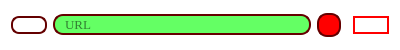
<?xml version="1.0" encoding="UTF-8"?>
<ui version="4.0">
 <class>Form</class>
 <widget class="QWidget" name="Form">
  <property name="geometry">
   <rect>
    <x>0</x>
    <y>0</y>
    <width>400</width>
    <height>50</height>
   </rect>
  </property>
  <property name="windowTitle">
   <string>Form</string>
  </property>
  <property name="styleSheet">
   <string notr="true">background-color: transparent;</string>
  </property>
  <layout class="QHBoxLayout" name="horizontalLayout">
   <item>
    <widget class="QPushButton" name="pushButton">
     <property name="styleSheet">
      <string notr="true">QPushButton {
    border: 2px solid rgb(100,0,0);
    border-radius: 8px;
    background-color: qlineargradient(x1: 0, y1: 0, x2: 1, y2: 0,
                                      stop: 0 #00aaff, stop: 1 rgb(100,255,100));
}

QPushButton:pressed {
    background-color: qlineargradient(x1: 0, y1: 0, x2: 1, y2: 0,
                                      stop: 0 rgb(100,255,100), stop: 1 #00aaff);
}</string>
     </property>
     <property name="text">
      <string/>
     </property>
    </widget>
   </item>
   <item>
    <widget class="QLineEdit" name="lineEdit">
     <property name="font">
      <font>
       <family>Times New Roman</family>
       <pointsize>10</pointsize>
      </font>
     </property>
     <property name="styleSheet">
      <string notr="true">QLineEdit {
    border: 2px solid rgb(100,0,0);
    border-radius: 10px;
    padding: 0 8px;
    background-color: rgb(100,255,100);
    selection-background-color: darkgrey;
}</string>
     </property>
     <property name="text">
      <string/>
     </property>
     <property name="placeholderText">
      <string>URL</string>
     </property>
    </widget>
   </item>
   <item>
    <widget class="QCheckBox" name="checkBox">
     <property name="styleSheet">
      <string notr="true">QCheckBox::indicator {
	width: 20px;
	height: 20px;
    background-color: red;
    border-radius: 10px;
	border: 2px solid rgb(100,0,0);
}
QCheckBox::indicator:checked {
    background-color: qradialgradient(spread:pad, 
                            cx:0.5,
                            cy:0.5,
                            radius:0.9,
                            fx:0.5,
                            fy:0.5,
                            stop:0 rgba(0, 255, 0, 255), 
                            stop:1 rgba(0, 64, 0, 255));
}</string>
     </property>
     <property name="text">
      <string/>
     </property>
    </widget>
   </item>
   <item>
    <widget class="QPushButton" name="pushButton_2">
     <property name="styleSheet">
      <string notr="true">QPushButton {
    border: 2px solid rgb(255,0,0);
    border-radius: 10px;
}

QPushButton:pressed {
    background-color: rgb(255, 255, 0);
}</string>
     </property>
     <property name="text">
      <string/>
     </property>
    </widget>
   </item>
  </layout>
 </widget>
 <resources/>
 <connections/>
</ui>
